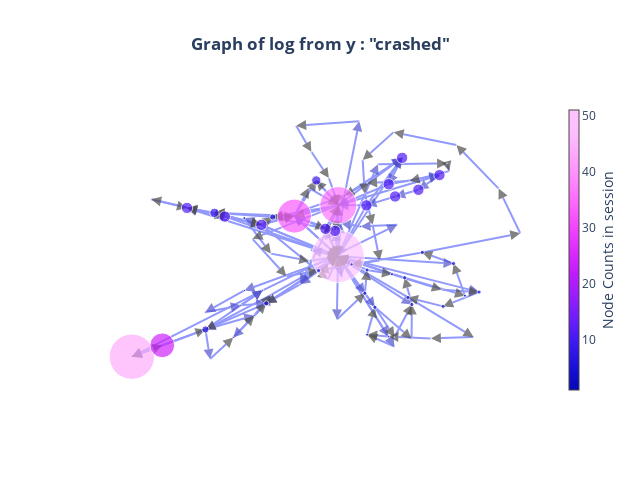

The code cell stored with this chart in its notebook:
### Code cell
plotly_digraph(G, label=data.df['y'][41], topic_dict=topic_dict)
